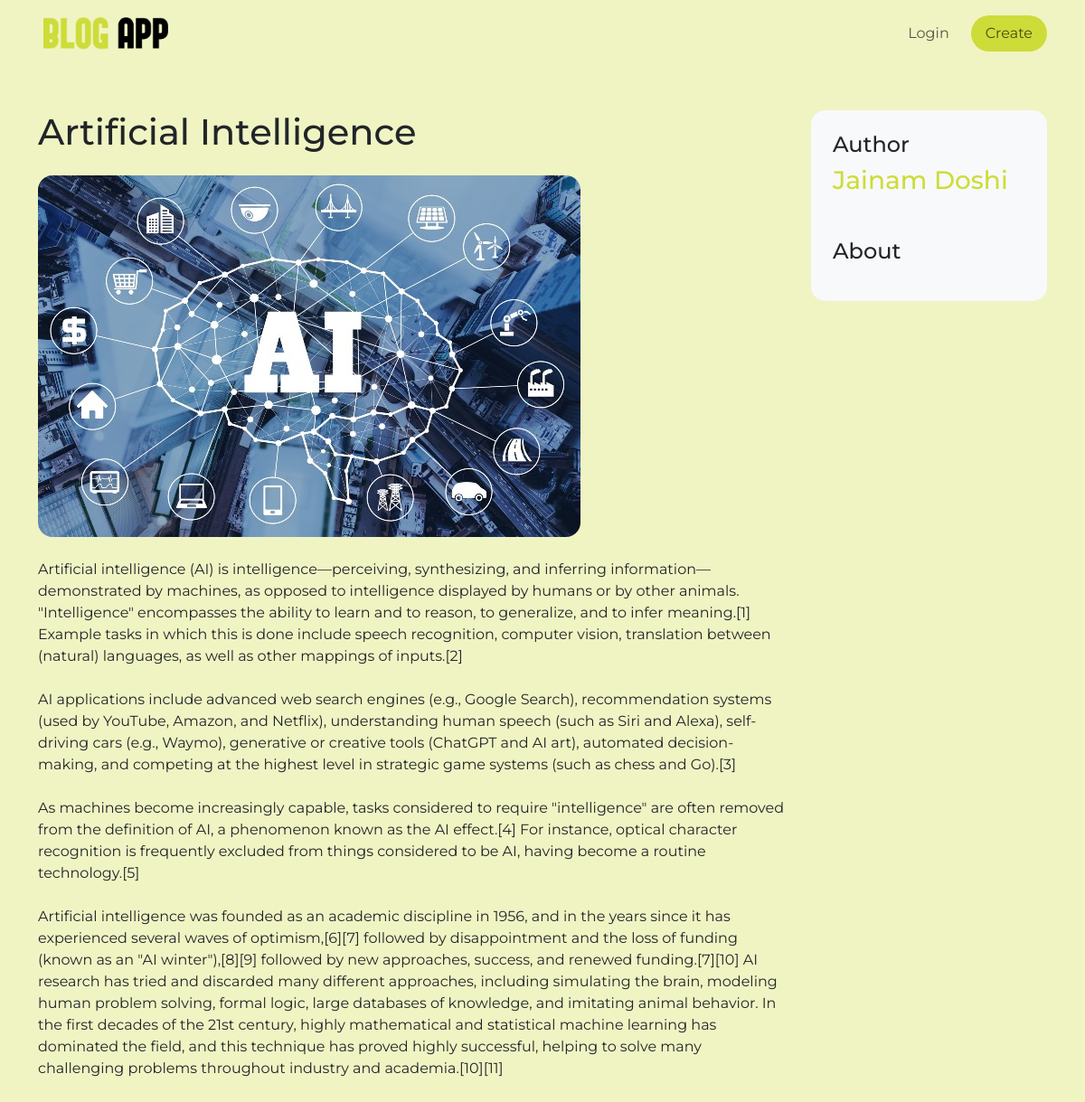
The page /blog/1/ on the database as committed earlier.
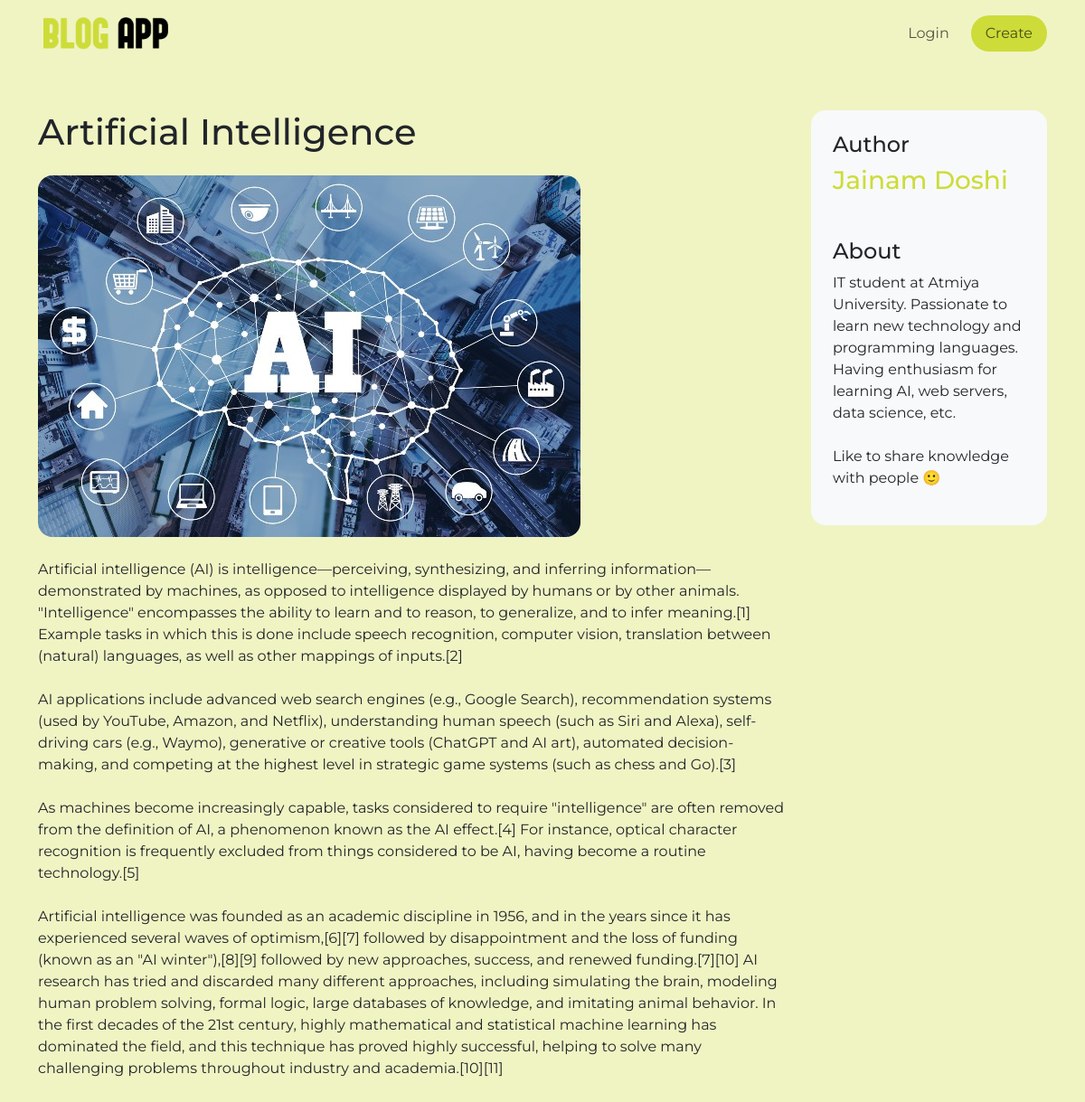
The same page on the database as committed later.
### blogs/models.py (models this page shows, shortened)
class Blog(models.Model):
	id    = models.AutoField(primary_key=True)
	user  = models.ForeignKey(User, on_delete=models.CASCADE)
	cover = models.ImageField(upload_to="uploads/")
	title = models.CharField(max_length=50)
	pub_date = models.DateField(auto_now=True)
	body  = models.TextField()
	def get_blog_by_id(_id):
		blog = Blog.objects.get(id=_id)
		return blog

class User(models.Model):
	id    = models.AutoField(primary_key=True)
	fname = models.CharField(max_length=20)
	lname = models.CharField(max_length=20)
	email = models.EmailField()
	about = models.TextField()
	password = models.CharField(max_length=16)

### blogs/views.py (the view)
# urls.py: path('blog/<int:id>/', views.blog, name="blog"),
def blog(request, id):
	context = {
		'blog': Blog.get_blog_by_id(id),
	}
	return render(request, "blog.html", context)

### blogs/templates/blog.html
{% extends 'base.html' %}
{% block content %}
<div class="row">
	<div class="col-12 col-lg-9" style="overflow: auto;">
		<h1 class="mb-4">{{ blog.title }}</h1>
		<img class="rounded-4 mb-4" style="max-width: 100%;" src="{{ blog.cover.url }}">
		<p>{{ blog.body|linebreaksbr }}</p>
	</div>
	<div class="col-12 col-lg-3">
		<div class="bg-light p-4 rounded-4">
			<h4 class="mb-2">Author</h4>
			<h3 class="mb-5" style="color: #cddc39;">{{ blog.user.fname }} {{ blog.user.lname }}</h3>
			<h4 class="mb-2">About</h4>
			<p>{{ blog.user.about|linebreaksbr }}</p>
		</div>
	</div>
</div>
{% endblock %}

Rows that differ between the two databases and show on the page:
changed Blog "Artificial Intelligence": user.about (not shown) → "IT student at Atmiya University. Passionate to learn new technology and programming languages. Having enthusiasm for learning AI, web servers, data science, etc. Like to share knowledge with people 🙂"
